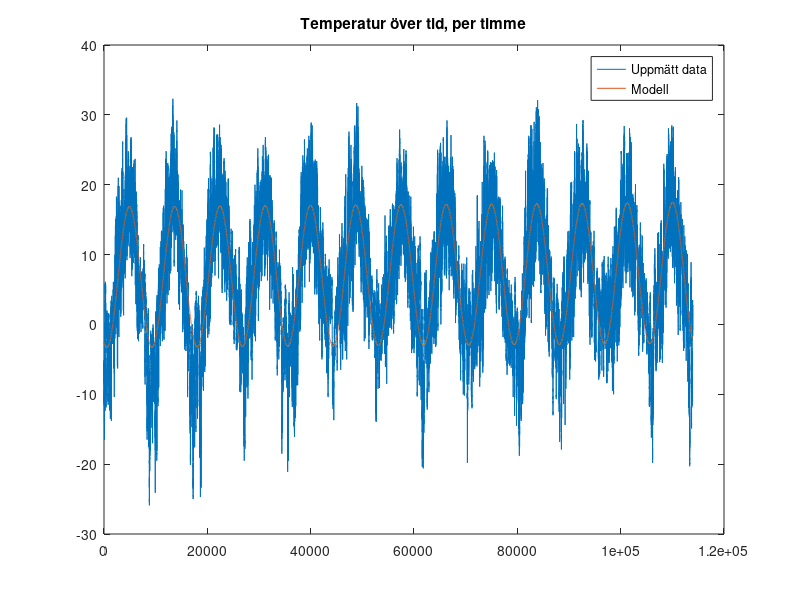
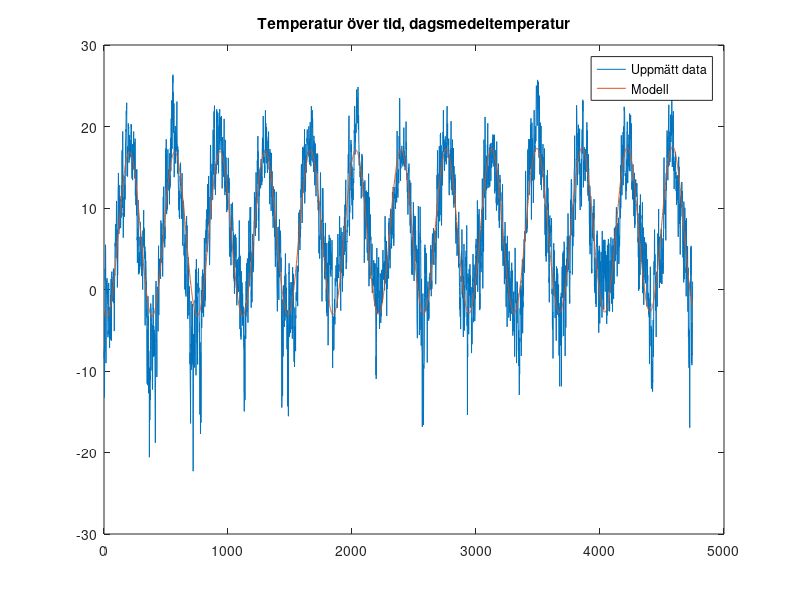

Write MATLAB code to recreate these figures, in order.
clear, close all;
addpath("data");
load STHLMARN2021.mat Td;
disp("-----------------")

% identitet för sinus av två vinklar:
% sin(u+v) = sin(u)cos(v) + sin(v)cos(u)
% u = wt, v = -wts
% sin(wt - wts) = sin(wt)cos(-wts) + sin(-wts)cos(wt)
% sin(wt - wts) = sin(wt)cos(wts) - sin(wts)cos(wt)
% c3sin(wt-wts) = c3cos(wts)sin(wt) + (-c3sin(wts))cos(wt)
% A0 = c3cos(wts), A1 = -c3sin(wts)
% c3sin(wt-wts) = A0sin(wt) + A1cos(wt) QED.

w = 2*pi/(365*24);
period = 365*24;

t = (1:length(Td))';

A = [cos(w*t), sin(w*t), t, ones(size(t))];

coefficients = A \ Td; % Solve for coefficients using least squares
% Extract coefficients for sinusoidal components
A1 = coefficients(1);
A0 = coefficients(2);
c2 = coefficients(3);
c1 = coefficients(4);

ym = @(t) c1 + c2*t + A0*sin(w*t) + A1*cos(w*t);

T = ym(t);
year_1 = T(1:period);

% Calculate amplitude from max and min of year 1 projection.
amplitude = (max(year_1) - min(year_1))/2; 

shift = (1/w)*acos(A0/amplitude);

residualnorm = norm(Td - T, 2);

% Den linjära konsanten är pyttepytteliten. Ingen märkvärdig ökning eller
% minskning givet antalet värdeisffror vi fått
disp("LINJÄR KONSTANT: " + c2);
disp("AMPLITUD: " + amplitude);
disp("FASFÖRSKJUTNING: " + shift);
disp("NORM FÖR RESIDUALEN: " + residualnorm);

f1 = figure;
plot(1:length(Td), Td);
hold on;

title 'Temperatur över tid, per timme';
plot(t, T);

legend("Uppmätt data", "Modell");
hold off;

%%
%
%
%
%
%

disp("--------------------")
disp("")

Tdag = [];

for i =1:24:(length(Td)-24)
    Tdag(end+1, 1) = mean(Td(i:i+24));
end

t2 = (1:length(Tdag))';
w2 = 2*pi/365;
period=365;

Adag = [cos(w2*t2), sin(w2*t2), t2, ones(size(t2))];

coefficients = Adag \ Tdag; % Solve for coefficients using least squares
% Extract coefficients for sinusoidal components
A1 = coefficients(1);
A0 = coefficients(2);
c2 = coefficients(3);
c1 = coefficients(4);

ym = @(t) c1 + c2*t + A0*sin(w2*t) + A1*cos(w2*t);

T = ym(t2);
year_1 = T(1:period);

% Calculate amplitude from max and min of year 1 projection.
amplitude = (max(year_1) - min(year_1))/2; 

shift = (1/w)*acos(A0/amplitude);

residualnorm = norm(Tdag - T, 2);

% Den linjära konsanten är pyttepytteliten. Ingen märkvärdig ökning eller
% minskning givet antalet värdeisffror vi fått

% Residualen i denna blev betydligt mindre än den förra.
disp("LINJÄR KONSTANT (DAG): " + c2);
disp("AMPLITUD (DAG): " + amplitude);
disp("FASFÖRSKJUTNING (DAG): " + shift);
disp("NORM FÖR RESIDUALEN FÖR DAGSMODELL: " + residualnorm);

f2 = figure;

plot(t2, Tdag);
hold on;
title 'Temperatur över tid, dagsmedeltemperatur';
plot(t2, T);
legend("Uppmätt data", "Modell");
hold off;